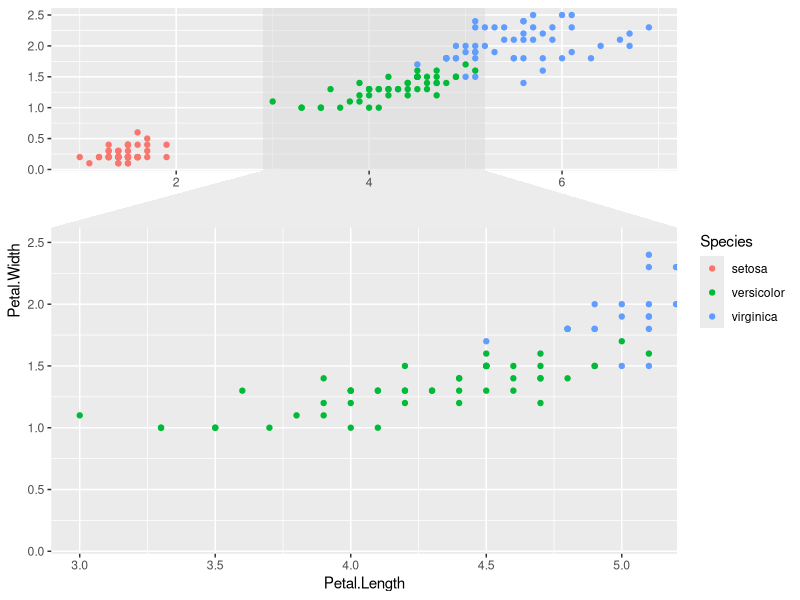
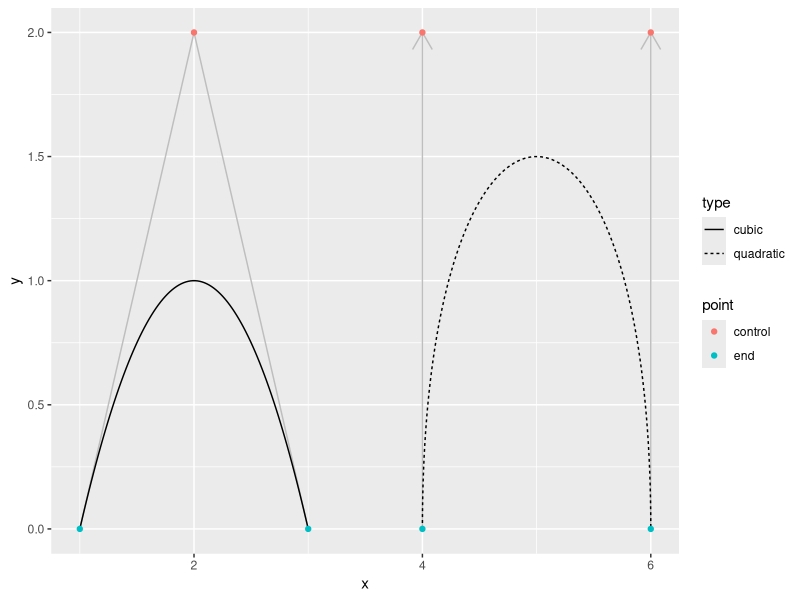

Generate these figures, in order, with R:
## ----setup, include = FALSE----------------------------------------------
knitr::opts_knit$set(root.dir = here::here())


## ----facet-zoom, message = FALSE-----------------------------------------
library(ggforce)
ggplot(iris, aes(Petal.Length, Petal.Width, colour = Species)) +
  geom_point() +
  facet_zoom(x = Species == "versicolor")


## ----geom-bezier, echo = FALSE-------------------------------------------
beziers <- data.frame(
  x = c(1, 2, 3, 4, 4, 6, 6),
  y = c(0, 2, 0, 0, 2, 2, 0),
  type = rep(c('cubic', 'quadratic'), c(3, 4)),
  point = c('end', 'control', 'end', 'end', 'control', 'control', 'end'),
  colour = letters[1:7]
)
help_lines <- data.frame(
  x = c(1, 3, 4, 6),
  xend = c(2, 2, 4, 6),
  y = 0,
  yend = 2
)

# See how control points affect the bezier
ggplot() +
  geom_segment(aes(x = x, xend = xend, y = y, yend = yend),
               data = help_lines,
               arrow = arrow(length = unit(c(0, 0, 0.5, 0.5), 'cm')),
               colour = 'grey') +
  geom_bezier(aes(x = x, y = y, group = type, linetype = type),
              data = beziers) +
  geom_point(aes(x = x, y = y, colour = point),
             data = beziers)


